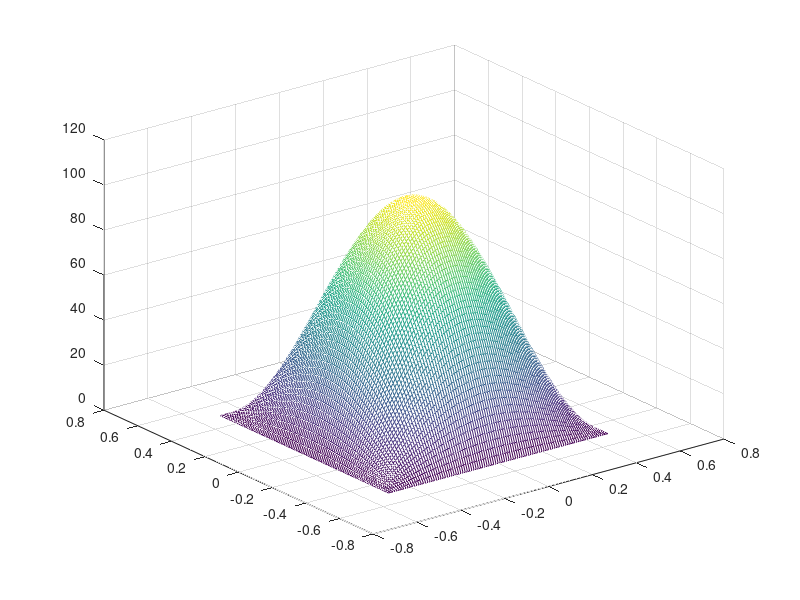
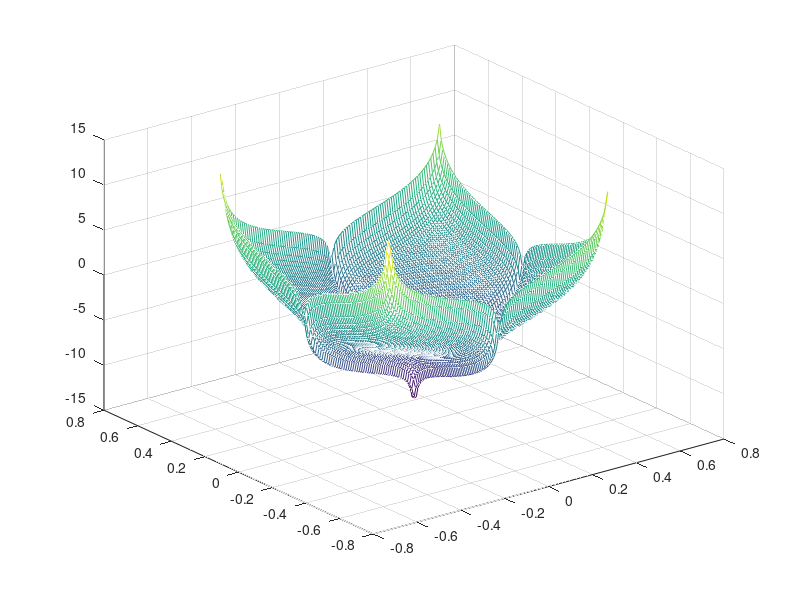

Write the MATLAB code that produced these figures, in order.
% main - find initial solution to FHN with fixed epsilon

beta = 1.4;
% a good place as any to start from (quite at the right end of the graph)

epsilon = 0.03;
% at this point there should be fixed time spiral waves (even if unstable)

nodes_x = 4;
nodes_y = 3;
u = zeros(2*nodes_x+1, 2*nodes_y+1);


x = -1/2:0.01:1/2;
y = -1/2:0.01:1/2;
[X,Y] = meshgrid(x,y);
z = cos(pi*Y)*cos(pi*X);
mesh(X,Y,z);

z_fft = fft2(z);
figure
mesh(X,Y,log(abs(z_fft))) % is a very pretty plot!

